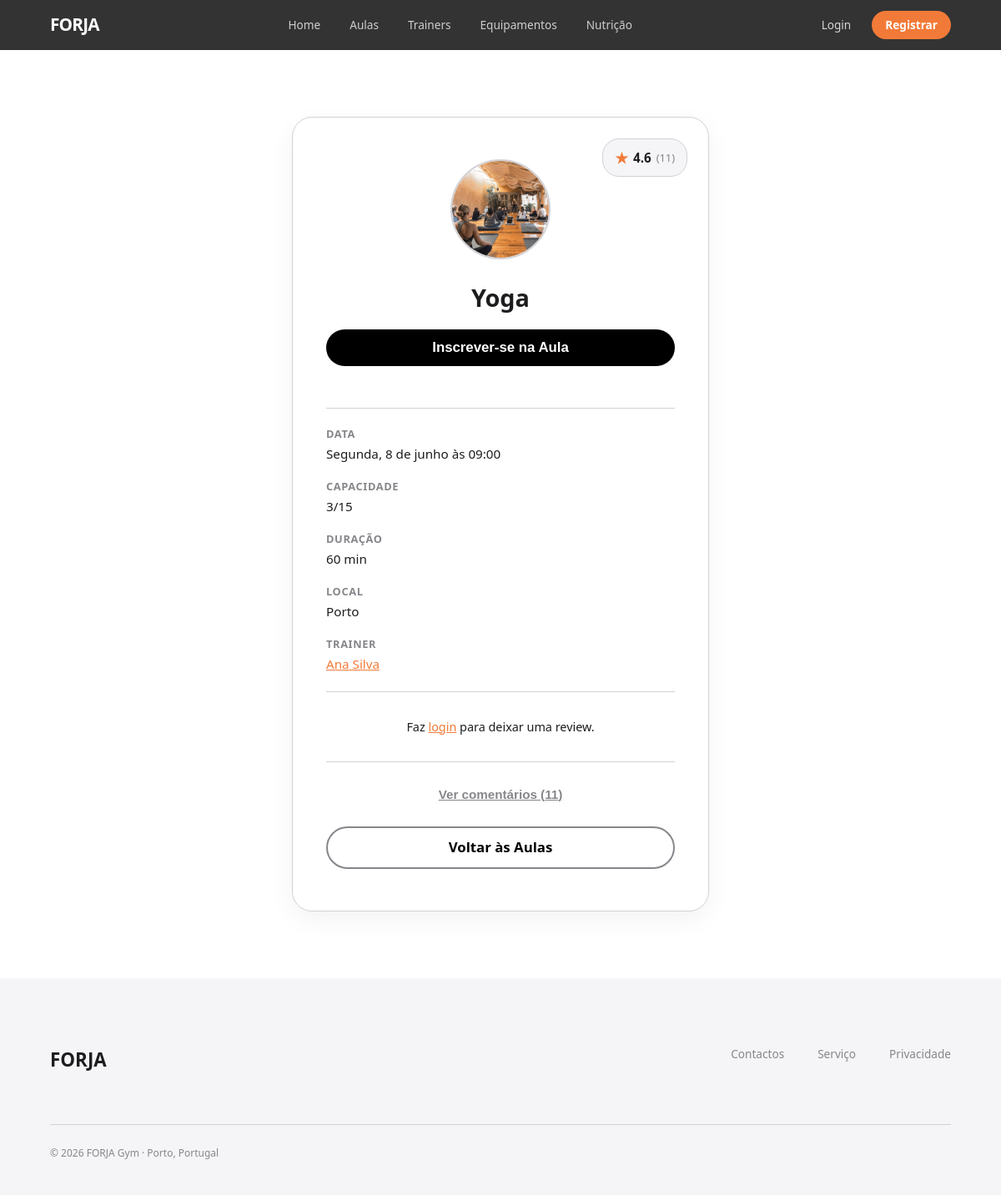
The app's page /pages/class.php?id=1, older data.
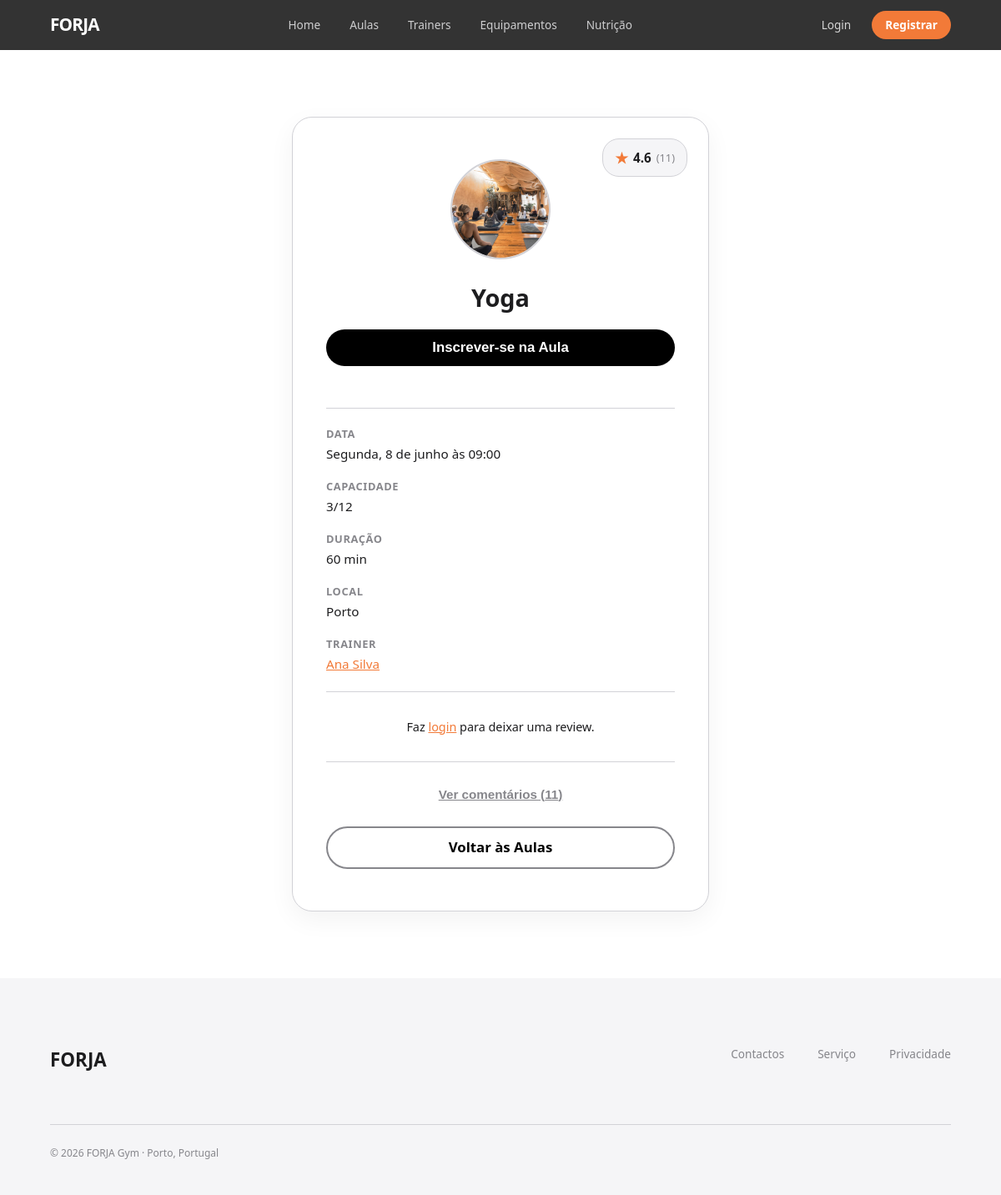
The same page, newer data.
### tables this page shows
CREATE TABLE class (
    id               INTEGER PRIMARY KEY AUTOINCREMENT,
    name             TEXT    NOT NULL,
    type             TEXT    NOT NULL
                             CHECK (type IN ('yoga', 'pilates', 'spinning', 'crossfit', 'zumba')),
    duration_minutes INTEGER NOT NULL CHECK (duration_minutes > 0),
    id_trainer       INTEGER NOT NULL,
    capacity         INTEGER NOT NULL CHECK (capacity > 0),
    local            TEXT    NOT NULL,
    active           INTEGER NOT NULL DEFAULT 1, -- 0 = aula descontinuada (soft-delete)
    FOREIGN KEY (id_trainer) REFERENCES trainer_profile(id_user) ON DELETE RESTRICT
);

### pages/class.php (called while the page is built, shortened)
<?php
require_once('../templates/common.php');
require_once('../templates/classes.php');
require_once('../database/connection.php');
require_once('../database/user_auth.php');
require_once('../database/gym_class.php');
$db = getDatabaseConnection();
$user = UserAuth::currentUser();
$id = isset($_GET['id']) ? intval($_GET['id']) : 0;
$class = GymClass::getClass($db, $id);
$hasEnrollment = $user && ClassSession::hasEnrollment($db, $user['id'], $class->session->id);
$reviewStats = ClassSession::getClassReviewsStats($db, $class->id);
$reviewsList = ClassSession::getClassReviews($db, $class->id);
output_class_details($class, $reviewStats, $reviewsList, $user != null, $hasEnrollment);

### database/user_auth.php (called while the page is built, shortened)
<?php
class UserAuth
{
    static function currentUser(): ?array
    {
        if (empty($_SESSION['user_id'])) return null;
        return [
            'id'       => $_SESSION['user_id'],
            'username' => $_SESSION['user_username'],
            'name'     => $_SESSION['user_name'],
            'role'     => $_SESSION['user_role'],
            'photo'    => $_SESSION['user_photo'] ?? '',
            'membership' => $_SESSION['user_membership'] ?? 'basico',
        ];
    }
}

### database/gym_class.php (called while the page is built, shortened)
<?php
require_once('class_session.php');
class GymClass {
    public string $type;
    public function __construct(int $id, string $name, string $type, int $durationMinutes, int $trainerId, int $capacity, string $local, bool $active, ?ClassSession $session, ?Trainer $trainer = null)
    {
        $this->id = $id;
        $this->name = $name;
        $this->type = $type;
        $this->durationMinutes = $durationMinutes;
        $this->capacity = $capacity;
        $this->local = $local;
        $this->session = $session;
    }
    static function getClass(PDO $db, int $id) : ?GymClass
    {
        $stmt = $db->prepare('SELECT name, type, duration_minutes, id_trainer, capacity, local, active FROM class WHERE id = ? LIMIT 1');
        $stmt->execute(array($id));
        if ($class = $stmt->fetch()) {
            return new GymClass(
                $id,
                $class['name'],
                $class['type'],
                $class['duration_minutes'],
                $class['id_trainer'],
                $class['capacity'],
                $class['local'],
                $class['active'] == 1,
                ClassSession::getNextSession($db, $id),
                Trainer::getTrainer($db, $class['id_trainer'])
            );
        }
        return null;
    }
    public function getPhotoPath() : string {
        return "../imgs/{$this->type}.jpg";
    }
}
?>

### database/class_session.php (called while the page is built, shortened)
<?php
class ClassSession
{
    public function __construct(int $id, DateTime $datetime, string $status, int $enrollmentCount)
    {
        $this->enrollmentCount = $enrollmentCount;
    }
    static function getNextSession(PDO $db, int $class_id): ?ClassSession
    {
        $stmt = $db->prepare('SELECT id, session_datetime, status FROM class_session
                              WHERE id_class = ? AND status = \'Agendada\' ORDER BY session_datetime ASC LIMIT 1');
        $stmt->execute(array($class_id));
        if ($session = $stmt->fetch()) {
            $stmt = $db->prepare('SELECT COUNT(1) AS count FROM enrollment WHERE id_session = ?');
            $stmt->execute([$session['id']]);
            if ($count = $stmt->fetch()) {
                return new ClassSession((int)$session['id'], new DateTime($session['session_datetime']), $session['status'], (int)$count['count']);
            }
        }
        return null;
    }
}

### templates/classes.php (the view, shortened to what the changed rows need)
<?php
require_once('../database/gym_class.php');
?>
<?php function output_class_details(GymClass $class, array $reviewStats, array $reviewsList, bool $isLoggedIn, bool $hasEnrollment)
{
    $user = UserAuth::currentUser();
    $isTrainer = ($user && $user['role'] === 'trainer');
?>
    <link rel="stylesheet" href="../css/trainer_profile.css">
    <main class="profile-page-wrapper">
        <article class="profile-login-card card-relative">
            <?php if (!$isTrainer): ?>
                <div class="profile-rating-badge">
                    <span class="star-icon">&#9733;</span>
                    <?= number_format($reviewStats['avg'], 1) ?>
                    <span class="review-count">(<?= $reviewStats['count'] ?>)</span>
                </div>
            <?php endif; ?>
            <img src="<?= $class->getPhotoPath() ?>" alt="<?= htmlspecialchars($class->name) ?>" class="profile-big-photo">
            <?php if ($class->session && $class->session->enrollmentCount >= $class->capacity) { ?>
                <p class="profile-specialty text-danger">Aula Cheia</p>
                <h1 class="profile-name"><?= htmlspecialchars($class->name) ?></h1>
            <?php } else { ?>
                <h1 class="profile-name"><?= htmlspecialchars($class->name) ?></h1>
                <?php if ($class->session && !$isTrainer): ?>
                    <form method="POST" action="class.php?id=<?= $class->id ?>" id="enroll-form">
                        <button class="btn-review-submit mb-20" type="submit">
                            <?= $hasEnrollment ? "Desinscrever-se" : "Inscrever-se na Aula" ?>
                        </button>
                    </form>
                <?php endif; ?>
            <?php } ?>
            <div class="profile-details-list">
                <div class="profile-detail-item">
                </div>
                <div class="profile-detail-item">
                    <div class="inline-view-mode">
                        <span>
                            <span id="enrollment-count"><?= htmlspecialchars($class->session ? $class->session->enrollmentCount : 0) ?></span>/<?= htmlspecialchars($class->capacity) ?>
                        </span>
                    </div>
                </div>
                <div class="profile-detail-item">
                    <div class="inline-view-mode">
                        <span><?= htmlspecialchars($class->durationMinutes . " min") ?></span>
                    </div>
                </div>
                <div class="profile-detail-item">
                    <div class="inline-view-mode">
                        <span><?= htmlspecialchars($class->local) ?></span>
                    </div>
                </div>
                <div class="profile-detail-item">
                </div>
            </div>
            <?php if (!$isTrainer): ?>
                <?php if ($isLoggedIn): ?>
                    <section class="review-section">
                        <h4 class="review-box-title">Deixa a tua review</h4>
                        <form class="review-form" method="post" action="class.php?id=<?= $class->id ?>">
                            <input type="hidden" name="csrf" value="<?= htmlspecialchars(UserAuth::generateCsrfToken()) ?>">
                            <fieldset class="star-rating">
                                <input type="radio" id="r5" name="rating" value="5">
                                <label for="r5" title="5 estrelas">&#9733;</label>
                                <input type="radio" id="r4" name="rating" value="4">
                                <label for="r4" title="4 estrelas">&#9733;</label>
                                <input type="radio" id="r3" name="rating" value="3">
                                <label for="r3" title="3 estrelas">&#9733;</label>
                                <input type="radio" id="r2" name="rating" value="2">
                                <label for="r2" title="2 estrelas">&#9733;</label>
                                <input type="radio" id="r1" name="rating" value="1" required>
                                <label for="r1" title="1 estrela">&#9733;</label>
                            </fieldset>
                            <textarea name="comentario" rows="3" placeholder="Partilha a tua experiência..." required></textarea>
                            <button type="submit" class="btn-review-submit">Enviar review</button>
                        </form>
                    </section>
                <?php else: ?>
                    <p class="text-muted mb-20" style="font-size: 0.9rem;">
                        Faz <a href="login.php" class="link-orange">login</a> para deixar uma review.
                    </p>
                <?php endif; ?>
            <?php endif; ?>
            <?php if (!$isTrainer && count($reviewsList) > 0): ?>
                <div class="reviews-container">
                    <button type="button" class="btn-toggle-reviews" id="toggle-reviews-btn">Ver comentários (<?= count($reviewsList) ?>)</button>
                </div>
            <?php endif; ?>
            <a href="classes.php" class="btn-text btn-back-team">Voltar às Aulas</a>
        </article>
    </main>
<?php } ?>

Row changes from the older to the newer data that the page shows:
changed class "Yoga": capacity "15" → "12"
